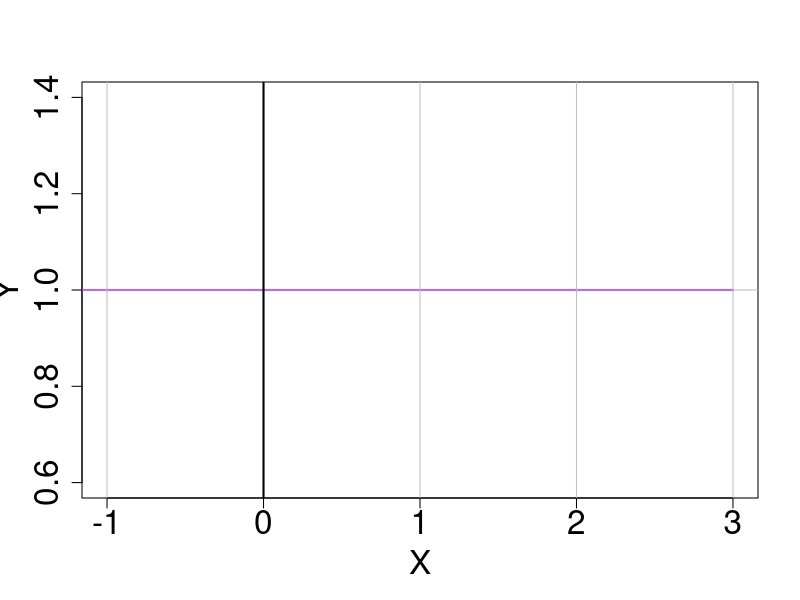

This chart was generated by the following R code:
## written by K. Garner and chatGPT, 2023
## create a plot that plots a straight line

# create sample data and define variables
x <- seq(-2, 3, .1)
y_int <- 1
beta <- 0
y <- y_int + beta*x

png(filename=sprintf("prediction/int%d.png", y_int), width = 600, height = 600)

plot(x, y, xlab = "X", ylab = "Y", type = "l",
     lwd=2, col = "purple", pch=19, cex.axis = 2, cex.lab=2, xlim = c(-1, 3))
abline(h = seq(min(y), max(y), by = 1), v = seq(min(x), max(x), by = 1), col = "gray")
abline(v=0, col="black", lwd = 2)
abline(h=0, col="black", lwd = 2)
dev.off()
# save this plot
#dev.off()
